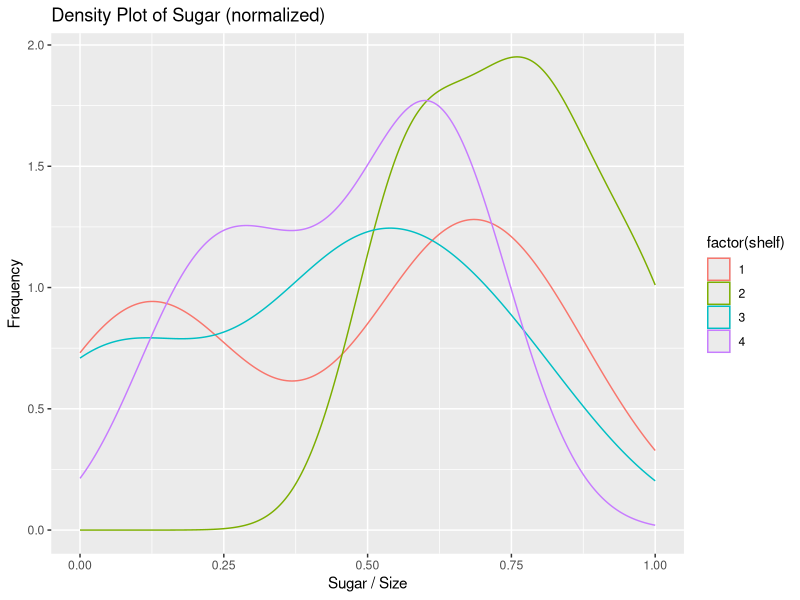
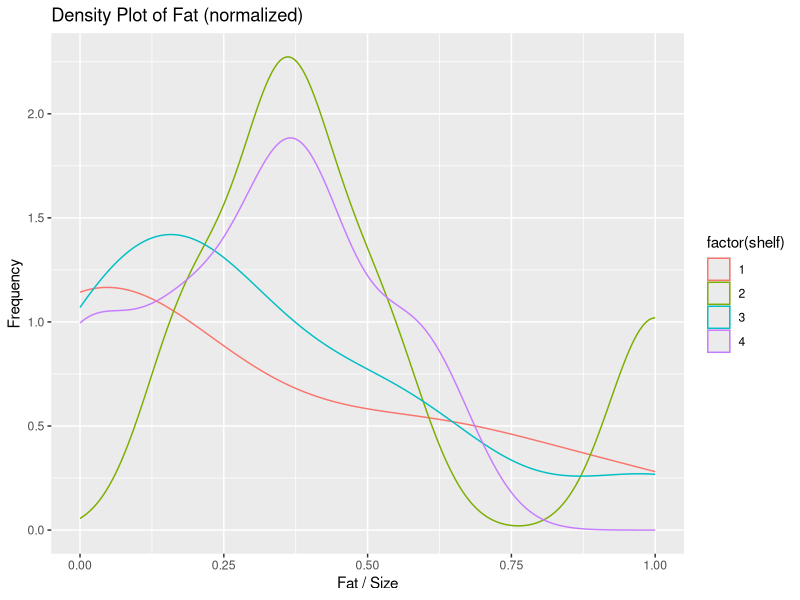
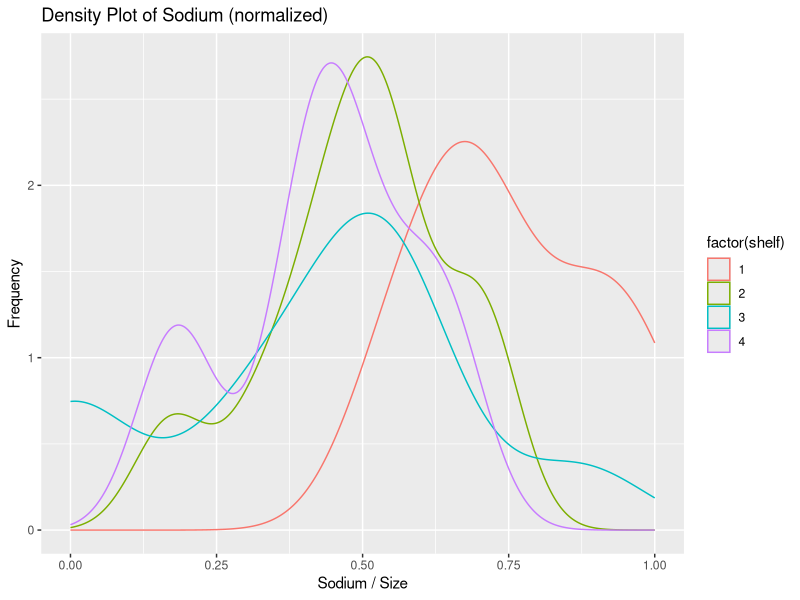
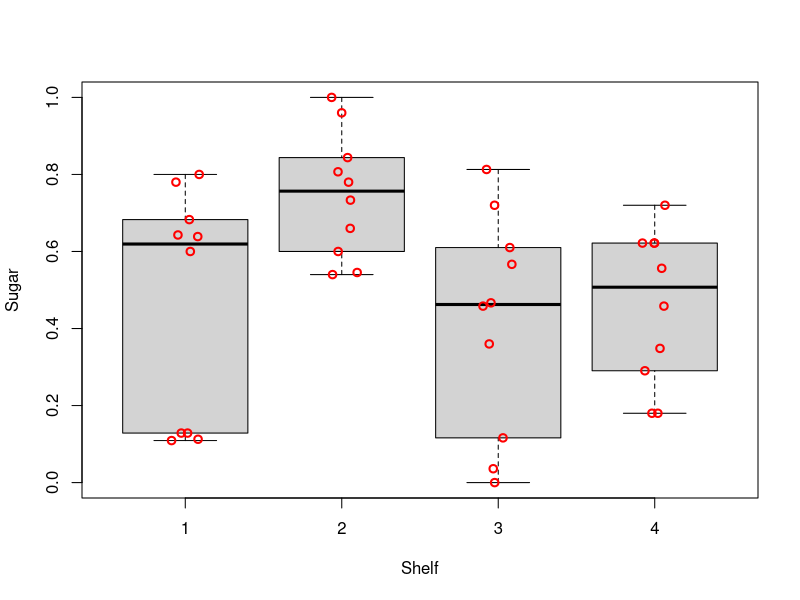
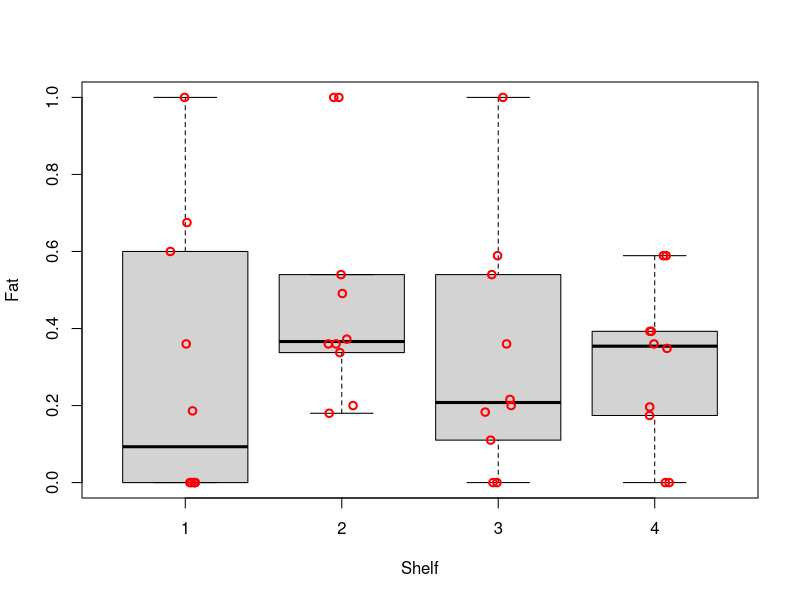
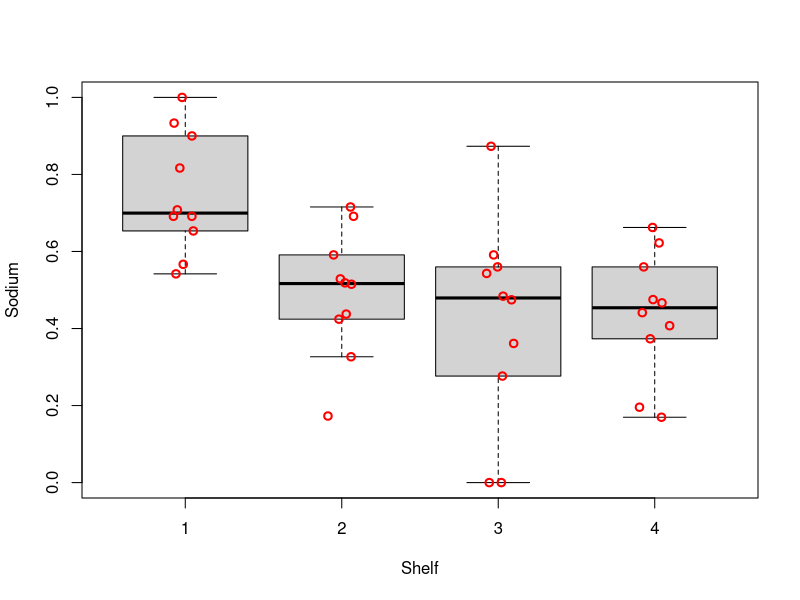
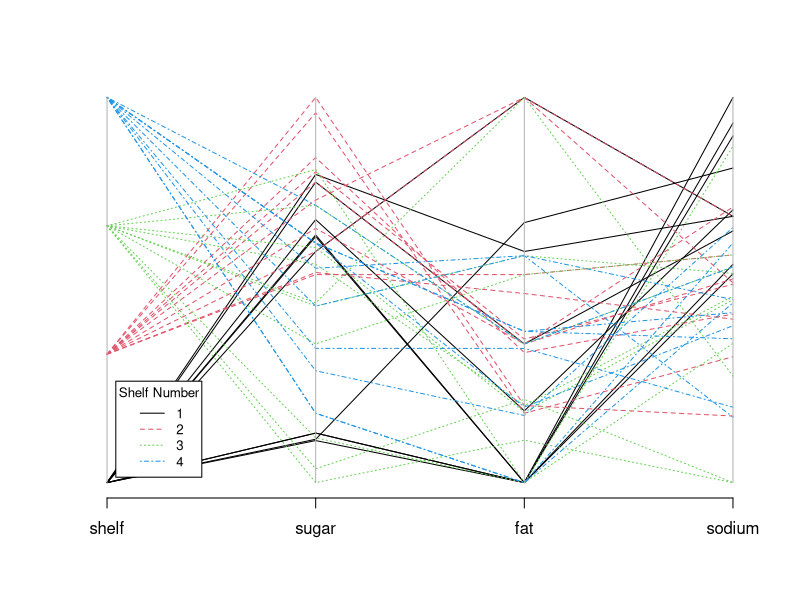
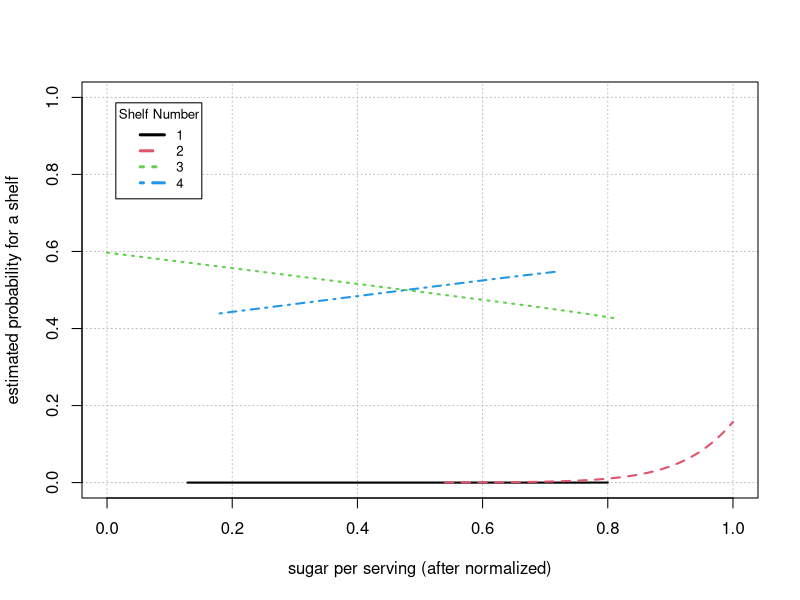

Here is the R script that generated these plots, in order:
## ---- chunk 1
# add packages
library(car)
library(dplyr)
library(Hmisc)
library(knitr)
library(MASS)
library(nnet)
library(ggplot2)
# prevent source code from running off the page
opts_chunk$set(tidy.opts=list(width.cutoff=70), tidy=TRUE)
# remove all objects from current workspace
rm(list = ls())
# set seed number to reproduce results
set.seed(1)
# load data
d <- read.csv("./dataset/cereal_dillons.csv", header=TRUE, sep=",")
## ---- chunk 2
# structure of data
str(d)
# summary of data
kable(summary(d[, 4:7]))
# list row with missing values
d[!complete.cases(d),]
## ---- chunk 3
# 1. adjust for different serving sizes 
adj.d <- data.frame(shelf = d$Shelf, 
                    sugar = d$sugar_g/d$size_g,
                    fat = d$fat_g/d$size_g, 
                    sodium = (d$sodium_mg/1000)/d$size_g)
# 2. normalize data to be within 0 and 1
normalize <- function(x) { (x-min(x))/(max(x)-min(x)) }
norm.d <- data.frame(shelf = adj.d$shelf, 
                     sugar = normalize(adj.d$sugar),
                     fat = normalize(adj.d$fat),
                     sodium = normalize(adj.d$sodium))
## ---- chunk 4
ggplot(norm.d, aes(sugar, colour = factor(shelf))) + geom_density() + ggtitle("Density Plot of Sugar (normalized)") + xlab("Sugar / Size") + ylab("Frequency")

ggplot(norm.d, aes(fat, colour = factor(shelf))) + geom_density() + ggtitle("Density Plot of Fat (normalized)") + xlab("Fat / Size") + ylab("Frequency")

ggplot(norm.d, aes(sodium, colour = factor(shelf))) + geom_density() + ggtitle("Density Plot of Sodium (normalized)") + xlab("Sodium / Size") + ylab("Frequency")
## ---- chunk 5
# explanatory variable: sugar
boxplot(formula = sugar ~ shelf, data = norm.d, ylab = "Sugar", xlab = "Shelf", pars = list(outpch=NA))
stripchart(x = norm.d$sugar ~ norm.d$shelf, lwd = 2, col = "red", method = "jitter", vertical = TRUE, pch = 1, add = TRUE)

# explanatory variable: fat
boxplot(formula = fat ~ shelf, data = norm.d, ylab = "Fat", xlab = "Shelf", pars = list(outpch=NA))
stripchart(x = norm.d$fat ~ norm.d$shelf, lwd = 2, col = "red", method = "jitter", vertical = TRUE, pch = 1, add = TRUE)

# explanatory variable: sodium
boxplot(formula = sodium ~ shelf, data = norm.d, ylab = "Sodium", xlab = "Shelf", pars = list(outpch=NA))
stripchart(x = norm.d$sodium ~ norm.d$shelf, lwd = 2, col = "red", method = "jitter", vertical = TRUE, pch = 1, add = TRUE)
## ---- chunk 6
parcoord(x = norm.d, col = norm.d$shelf, lty = norm.d$shelf)  
legend("bottomleft", cex = 0.8, inset = .05, title = "Shelf Number",  bg = "white",
       legend = seq(1, 4), col = seq(1, 4), lty = seq(1, 4))
## ---- chunk 7
# print out the mean and standard deviation 
norm.d %>% 
  group_by(shelf) %>% 
  summarise(mean.sugar=mean(sugar), sd.sugar=sd(sugar), 
            mean.fat=mean(fat), sd.fat=sd(fat),
            mean.sodium=mean(sodium), sd.sodium=sd(sodium))
## ---- chunk 8
# set shelf 2 as the base level
norm.d$shelf <- factor(norm.d$shelf)
norm.d$shelf <- relevel(norm.d$shelf, ref="2")
# estimate multinomial regression model 
m <- multinom(formula = shelf ~ sugar + fat + sodium, data = norm.d)
summary(m)
# perform LRT to examine importance of each variable
Anova(m)
#select standard deviations as proper c values for coefficient interpretation
c.1 <- c(1, sd(adj.d[(adj.d$shelf == 1), ]$sugar), sd(adj.d[(adj.d$shelf == 1), ]$fat), sd(adj.d[(adj.d$shelf == 1), ]$sodium))
c.2 <- c(1, sd(adj.d[(adj.d$shelf == 2), ]$sugar), sd(adj.d[(adj.d$shelf == 2), ]$fat), sd(adj.d[(adj.d$shelf == 2), ]$sodium))
c.3 <- c(1, sd(adj.d[(adj.d$shelf == 3), ]$sugar), sd(adj.d[(adj.d$shelf == 3), ]$fat), sd(adj.d[(adj.d$shelf == 3), ]$sodium))
## ---- chunk 9
c.1
exp( c.1 * coefficients(m)[1, ])
## ---- chunk 10
c.2
exp( c.2 * coefficients(m)[2, ])
## ---- chunk 11
c.3
exp( c.3 * coefficients(m)[3, ])
## ---- chunk 12
saturated.m <- multinom(formula = shelf ~ sugar * fat * sodium, data = norm.d)
Anova(saturated.m)
## ---- chunk 13
# Apple Jack's content
serving <- 28
sugar <- 12
fat <- 0.5
sodium <- 130
# predict Apple Jack's shelf placement
predict(object = m, 
        data.frame(sugar = (sugar/serving - min(adj.d$sugar))/(max(adj.d$sugar)-min(adj.d$sugar)),
                   fat = (fat/serving - min(adj.d$fat))/(max(adj.d$fat)-min(adj.d$fat)),
                   sodium = (sodium/serving - min(adj.d$sodium))/(max(adj.d$sodium)-min(adj.d$sodium))),
        type = "probs")
## ---- chunk 14

beta.hat <- coefficients(m)
mean.fat <- mean(norm.d$fat)
mean.sodium <- mean(norm.d$sodium)

curve(expr = 1/(1 + exp(beta.hat[1,1] + beta.hat[1,2]*x + mean.fat + mean.sodium) + exp(beta.hat[2,1] + beta.hat[2,2]*x + mean.fat + mean.sodium) + exp(beta.hat[3,1] + beta.hat[3,2]*x + mean.fat + mean.sodium)), 
      ylab = 'estimated probability for a shelf', xlab = 'sugar per serving (after normalized)',
      ylim = c(0,1), xlim = c(0,1), type = 'n',
      panel.first = grid(col = "gray", lty = "dotted"))

# pi.hat.shelf.1
curve(expr = exp(beta.hat[1,1] + beta.hat[1,2]*x + mean.fat + mean.sodium)/(1 + exp(beta.hat[1,1] + beta.hat[1,2]*x + mean.fat + mean.sodium) + exp(beta.hat[2,1] + beta.hat[2,2]*x + mean.fat + mean.sodium) + exp(beta.hat[3,1] + beta.hat[3,2]*x + mean.fat + mean.sodium)),
  col = 1, lty = 1, lwd = 2, n = 1000, add = TRUE,
  xlim = c(norm.d$sugar[norm.d$shelf == 1]), max(norm.d$sugar[norm.d$shelf == 1]))

# pi.hat.shelf.2 
curve(expr = 1/(1 + exp(beta.hat[1,1] + beta.hat[1,2]*x + mean.fat + mean.sodium) + exp(beta.hat[2,1] + beta.hat[2,2]*x + mean.fat + mean.sodium) + exp(beta.hat[3,1] + beta.hat[3,2]*x + mean.fat + mean.sodium)),
  col = 2, lty = 2, lwd = 2, n = 1000, add = TRUE,
  xlim = c(min(norm.d$sugar[norm.d$shelf == 2]), max(norm.d$sugar[norm.d$shelf == 2])))

# pi.hat.shelf.3
curve(expr = exp(beta.hat[2,1] + beta.hat[2,2]*x + mean.fat + mean.sodium)/(1 + exp(beta.hat[1,1] + beta.hat[1,2]*x + mean.fat + mean.sodium) + exp(beta.hat[2,1] + beta.hat[2,2]*x + mean.fat + mean.sodium) + exp(beta.hat[3,1] + beta.hat[3,2]*x + mean.fat + mean.sodium)),
  col = 3, lty = 3, lwd = 2, n = 1000, add = TRUE,
  xlim = c(min(norm.d$sugar[norm.d$shelf == 3]), max(norm.d$sugar[norm.d$shelf == 3]))) 

# pi.hat.shelf.4
curve(expr = exp(beta.hat[3,1] + beta.hat[3,2]*x + mean.fat + mean.sodium)/(1 + exp(beta.hat[1,1] + beta.hat[1,2]*x + mean.fat + mean.sodium) + exp(beta.hat[2,1] + beta.hat[2,2]*x + mean.fat + mean.sodium) + exp(beta.hat[3,1] + beta.hat[3,2]*x + mean.fat + mean.sodium)),
  col = 4, lty = 4, lwd = 2, n = 1000, add = TRUE,
  xlim = c(min(norm.d$sugar[norm.d$shelf == 4]), max(norm.d$sugar[norm.d$shelf == 4]))) 

# legend
legend('topleft', cex=0.8, inset=.05, title='Shelf Number', legend=seq(1,4), col=seq(1,4), lty=seq(1,4), lwd=rep(3,4))
## ---- chunk 15
mean.sugar <- mean(norm.d$sugar)
# estimated multinomial regression model for the data where ...
# fat is the only explanatory variable included in the model
curve(expr = 1/(1 + exp(beta.hat[1,1] + beta.hat[1,3]*x + mean.sugar + mean.sodium) + exp(beta.hat[2,1] + beta.hat[2,3]*x + mean.sugar + mean.sodium) + exp(beta.hat[3,1] + beta.hat[3,3]*x + mean.sugar + mean.sodium)), 
      ylab = 'estimated probability for a shelf', xlab = 'fat per serving (after normalized)',
      ylim = c(0,1), xlim = c(0,1), type = 'n',
      panel.first = grid(col = "gray", lty = "dotted"))
# pi.hat.shelf.1
curve(expr = exp(beta.hat[1,1] + beta.hat[1,3]*x + mean.sugar + mean.sodium)/(1 + exp(beta.hat[1,1] + beta.hat[1,3]*x + mean.sugar + mean.sodium) + exp(beta.hat[2,1] + beta.hat[2,3]*x + mean.sugar + mean.sodium) + exp(beta.hat[3,1] + beta.hat[3,3]*x + mean.sugar + mean.sodium)),
  col = 1, lty = 1, lwd = 2, n = 1000, add = TRUE,
  xlim = c(norm.d$fat[norm.d$shelf == 1]), max(norm.d$fat[norm.d$shelf == 1]))
# pi.hat.shelf.2 
curve(expr = 1/(1 + exp(beta.hat[1,1] + beta.hat[1,3]*x + mean.sugar + mean.sodium) + exp(beta.hat[2,1] + beta.hat[2,3]*x + mean.sugar + mean.sodium) + exp(beta.hat[3,1] + beta.hat[3,3]*x + mean.sugar + mean.sodium)),
  col = 2, lty = 2, lwd = 2, n = 1000, add = TRUE,
  xlim = c(min(norm.d$fat[norm.d$shelf == 2]), max(norm.d$fat[norm.d$shelf == 2])))
# pi.hat.shelf.3
curve(expr = exp(beta.hat[2,1] + beta.hat[2,3]*x + mean.sugar + mean.sodium)/(1 + exp(beta.hat[1,1] + beta.hat[1,3]*x + mean.sugar + mean.sodium) + exp(beta.hat[2,1] + beta.hat[2,3]*x + mean.sugar + mean.sodium) + exp(beta.hat[3,1] + beta.hat[3,3]*x + mean.sugar + mean.sodium)),
  col = 3, lty = 3, lwd = 2, n = 1000, add = TRUE,
  xlim = c(min(norm.d$fat[norm.d$shelf == 3]), max(norm.d$fat[norm.d$shelf == 3]))) 
# pi.hat.shelf.4
curve(expr = exp(beta.hat[3,1] + beta.hat[3,3]*x + mean.sugar + mean.sodium)/(1 + exp(beta.hat[1,1] + beta.hat[1,3]*x + mean.sugar + mean.sodium) + exp(beta.hat[2,1] + beta.hat[2,3]*x + mean.sugar + mean.sodium) + exp(beta.hat[3,1] + beta.hat[3,3]*x + mean.sugar + mean.sodium)),
  col = 4, lty = 4, lwd = 2, n = 1000, add = TRUE,
  xlim = c(min(norm.d$fat[norm.d$shelf == 4]), max(norm.d$fat[norm.d$shelf == 4]))) 
# legend
legend('topleft', cex=0.8, inset=.05, title='Shelf Number', legend=seq(1,4), col=seq(1,4), lty=seq(1,4), lwd=rep(3,4))

# sodium is the only explanatory variable included in the model
curve(expr = 1/(1 + exp(beta.hat[1,1] + beta.hat[1,4]*x + mean.sugar + mean.fat) + exp(beta.hat[2,1] + beta.hat[2,4]*x + mean.sugar + mean.fat) + exp(beta.hat[3,1] + beta.hat[3,4]*x + mean.sugar + mean.fat)), 
      ylab = 'estimated probability for a shelf', xlab = 'sodium per serving (after normalized)',
      ylim = c(0,1), xlim = c(0,1), type = 'n',
      panel.first = grid(col = "gray", lty = "dotted"))
# pi.hat.shelf.1
curve(expr = exp(beta.hat[1,1] + beta.hat[1,4]*x + mean.sugar + mean.fat)/(1 + exp(beta.hat[1,1] + beta.hat[1,4]*x + mean.sugar + mean.fat) + exp(beta.hat[2,1] + beta.hat[2,4]*x + mean.sugar + mean.fat) + exp(beta.hat[3,1] + beta.hat[3,4]*x + mean.sugar + mean.fat)),
  col = 1, lty = 1, lwd = 2, n = 1000, add = TRUE,
  xlim = c(norm.d$sodium[norm.d$shelf == 1]), max(norm.d$sodium[norm.d$shelf == 1]))
# pi.hat.shelf.2 
curve(expr = 1/(1 + exp(beta.hat[1,1] + beta.hat[1,4]*x + mean.sugar + mean.fat) + exp(beta.hat[2,1] + beta.hat[2,4]*x + mean.sugar + mean.fat) + exp(beta.hat[3,1] + beta.hat[3,4]*x + mean.sugar + mean.fat)),
  col = 2, lty = 2, lwd = 2, n = 1000, add = TRUE,
  xlim = c(min(norm.d$sodium[norm.d$shelf == 2]), max(norm.d$sodium[norm.d$shelf == 2])))
# pi.hat.shelf.3
curve(expr = exp(beta.hat[2,1] + beta.hat[2,4]*x + mean.sugar + mean.fat)/(1 + exp(beta.hat[1,1] + beta.hat[1,4]*x + mean.sugar + mean.fat) + exp(beta.hat[2,1] + beta.hat[2,4]*x + mean.sugar + mean.fat) + exp(beta.hat[3,1] + beta.hat[3,4]*x + mean.sugar + mean.fat)),
  col = 3, lty = 3, lwd = 2, n = 1000, add = TRUE,
  xlim = c(min(norm.d$sodium[norm.d$shelf == 3]), max(norm.d$sodium[norm.d$shelf == 3]))) 
# pi.hat.shelf.4
curve(expr = exp(beta.hat[3,1] + beta.hat[3,4]*x + mean.sugar + mean.fat)/(1 + exp(beta.hat[1,1] + beta.hat[1,4]*x + mean.sugar + mean.fat) + exp(beta.hat[2,1] + beta.hat[2,4]*x + mean.sugar + mean.fat) + exp(beta.hat[3,1] + beta.hat[3,4]*x + mean.sugar + mean.fat)),
  col = 4, lty = 4, lwd = 2, n = 1000, add = TRUE,
  xlim = c(min(norm.d$sodium[norm.d$shelf == 4]), max(norm.d$sodium[norm.d$shelf == 4]))) 
# legend
legend('topleft', cex=0.8, inset=.05, title='Shelf Number', legend=seq(1,4), col=seq(1,4), lty=seq(1,4), lwd=rep(3,4))
## ---- chunk 16
# standard deviation
sd.d <- apply(norm.d[2:4], 2, sd) 
round(sd.d, 2)

# wald ci
conf.beta <- confint(m, level=0.95)
ci.or.shelf.1 <- exp(sd.d * conf.beta[2:4, 1:2, 1])
ci.or.shelf.2 <- exp(sd.d * conf.beta[2:4, 1:2, 2])
ci.or.shelf.3 <- exp(sd.d * conf.beta[2:4, 1:2, 3])

# odd ratio for shelf 1 vs shelf 2:
round(1/exp(sd.d * beta.hat[1, 2:4]), 2)
round(data.frame(low=1/ci.or.shelf.1[,2], up=1/ci.or.shelf.1[,1]), 2)

# odd ratio for shelf 3 vs shelf 2:
round(1/exp(sd.d * beta.hat[2, 2:4]), 2)
round(data.frame(low=1/ci.or.shelf.2[,2], up=1/ci.or.shelf.2[,1]), 2)

# odd ratio for shelf 4 vs shelf 2:
round(1/exp(sd.d * beta.hat[3, 2:4]), 2)
round(data.frame(low=1/ci.or.shelf.3[,2], up=1/ci.or.shelf.3[,1]), 2)
